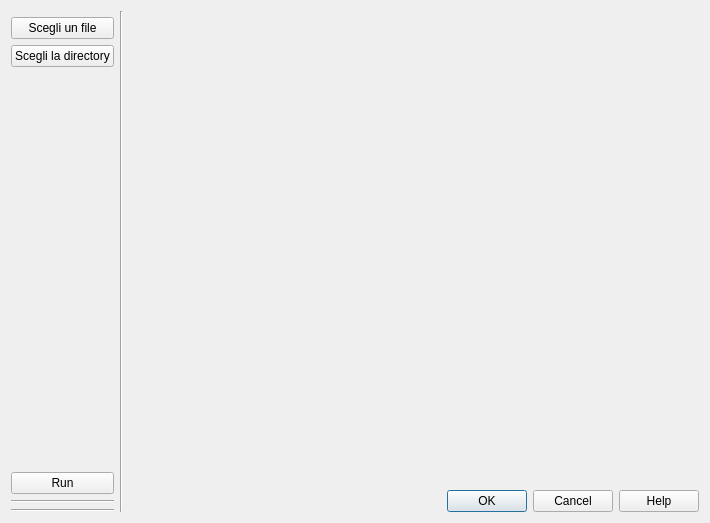
<?xml version="1.0" encoding="UTF-8"?>
<ui version="4.0">
 <class>DialogImagesComparision</class>
 <widget class="QDialog" name="DialogImagesComparision">
  <property name="geometry">
   <rect>
    <x>0</x>
    <y>0</y>
    <width>710</width>
    <height>523</height>
   </rect>
  </property>
  <property name="windowTitle">
   <string>ChartMaker</string>
  </property>
  <layout class="QGridLayout" name="gridLayout">
   <item row="0" column="1" rowspan="7" colspan="2">
    <widget class="Line" name="line_3">
     <property name="orientation">
      <enum>Qt::Vertical</enum>
     </property>
    </widget>
   </item>
   <item row="1" column="2" rowspan="6">
    <layout class="QVBoxLayout" name="verticalLayout_3">
     <item>
      <widget class="Mplwidget" name="widget" native="true">
       <property name="sizePolicy">
        <sizepolicy hsizetype="Expanding" vsizetype="Expanding">
         <horstretch>0</horstretch>
         <verstretch>0</verstretch>
        </sizepolicy>
       </property>
       <property name="minimumSize">
        <size>
         <width>470</width>
         <height>460</height>
        </size>
       </property>
      </widget>
     </item>
     <item>
      <spacer name="verticalSpacer_2">
       <property name="orientation">
        <enum>Qt::Vertical</enum>
       </property>
       <property name="sizeHint" stdset="0">
        <size>
         <width>20</width>
         <height>40</height>
        </size>
       </property>
      </spacer>
     </item>
     <item>
      <widget class="QDialogButtonBox" name="buttonBox">
       <property name="orientation">
        <enum>Qt::Horizontal</enum>
       </property>
       <property name="standardButtons">
        <set>QDialogButtonBox::Cancel|QDialogButtonBox::Help|QDialogButtonBox::Ok</set>
       </property>
      </widget>
     </item>
    </layout>
   </item>
   <item row="1" column="0">
    <widget class="QPushButton" name="pushButton_chose_file">
     <property name="text">
      <string>Scegli un file</string>
     </property>
    </widget>
   </item>
   <item row="2" column="0">
    <widget class="QPushButton" name="pushButton_chose_dir">
     <property name="text">
      <string>Scegli la directory</string>
     </property>
    </widget>
   </item>
   <item row="4" column="0">
    <widget class="QPushButton" name="pushButton_run">
     <property name="toolTip">
      <string>Last rec</string>
     </property>
     <property name="text">
      <string>Run</string>
     </property>
     <property name="icon">
      <iconset>
       <normaloff>:/icons/7_rightArrows.png</normaloff>:/icons/7_rightArrows.png</iconset>
     </property>
    </widget>
   </item>
   <item row="5" column="0">
    <widget class="Line" name="line">
     <property name="orientation">
      <enum>Qt::Horizontal</enum>
     </property>
    </widget>
   </item>
   <item row="6" column="0">
    <widget class="Line" name="line_2">
     <property name="orientation">
      <enum>Qt::Horizontal</enum>
     </property>
    </widget>
   </item>
  </layout>
 </widget>
 <customwidgets>
  <customwidget>
   <class>Mplwidget</class>
   <extends>QWidget</extends>
   <header>mplwidget</header>
   <container>1</container>
  </customwidget>
 </customwidgets>
 <tabstops>
  <tabstop>buttonBox</tabstop>
 </tabstops>
 <resources/>
 <connections>
  <connection>
   <sender>buttonBox</sender>
   <signal>accepted()</signal>
   <receiver>DialogImagesComparision</receiver>
   <slot>accept()</slot>
   <hints>
    <hint type="sourcelabel">
     <x>253</x>
     <y>518</y>
    </hint>
    <hint type="destinationlabel">
     <x>157</x>
     <y>274</y>
    </hint>
   </hints>
  </connection>
  <connection>
   <sender>buttonBox</sender>
   <signal>rejected()</signal>
   <receiver>DialogImagesComparision</receiver>
   <slot>reject()</slot>
   <hints>
    <hint type="sourcelabel">
     <x>321</x>
     <y>518</y>
    </hint>
    <hint type="destinationlabel">
     <x>286</x>
     <y>274</y>
    </hint>
   </hints>
  </connection>
 </connections>
</ui>
